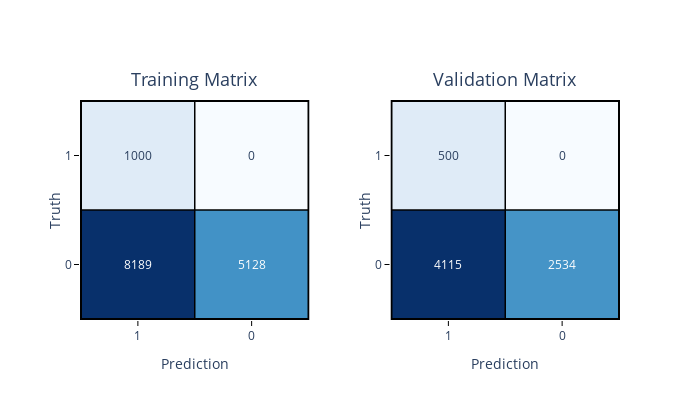

Notebook source saved alongside this figure:
### Code cell
from eppi_text_classification import binary_train_valid_confusion_plotly

binary_train_valid_confusion_plotly(
    y_train,
    y_train_pred,
    y_test,
    y_test_pred,
    postive_label="Included",
    negative_label="Excluded",
)

### Figure 1 — Plotly figure (JSON) as saved in the notebook; plotly's stock layout.template omitted (floating-point values rounded to 4 significant figures)
{"data": [{"colorscale": [[0, "rgb(247,251,255)"], [0.125, "rgb(222,235,247)"], [0.25, "rgb(198,219,239)"], [0.375, "rgb(158,202,225)"], [0.5, "rgb(107,174,214)"], [0.625, "rgb(66,146,198)"], [0.75, "rgb(33,113,181)"], [0.875, "rgb(8,81,156)"], [1, "rgb(8,48,107)"]], "hoverinfo": "text", "showscale": false, "text": [["Truth: Excluded<br>Prediction: Included<br>Total: 8189", "Truth: Excluded<br>Prediction: Excluded<br>Total: 5128"], ["Truth: Included<br>Prediction: Included<br>Total: 1000", "Truth: Included<br>Prediction: Excluded<br>Total: 0"]], "type": "heatmap", "x": ["0", "1"], "xaxis": "x", "y": ["0", "1"], "yaxis": "y", "z": [[8189, 5128], [1000, 0]]}, {"colorscale": [[0, "rgb(247,251,255)"], [0.125, "rgb(222,235,247)"], [0.25, "rgb(198,219,239)"], [0.375, "rgb(158,202,225)"], [0.5, "rgb(107,174,214)"], [0.625, "rgb(66,146,198)"], [0.75, "rgb(33,113,181)"], [0.875, "rgb(8,81,156)"], [1, "rgb(8,48,107)"]], "hoverinfo": "text", "showscale": false, "text": [["Truth: Excluded<br>Prediction: Included<br>Total: 4115", "Truth: Excluded<br>Prediction: Excluded<br>Total: 2534"], ["Truth: Included<br>Prediction: Included<br>Total: 500", "Truth: Included<br>Prediction: Excluded<br>Total: 0"]], "type": "heatmap", "x": ["0", "1"], "xaxis": "x2", "y": ["0", "1"], "yaxis": "y2", "z": [[4115, 2534], [500, 0]]}], "layout": {"annotations": [{"font": {"size": 18}, "showarrow": false, "text": "Training Matrix", "x": 0.2125, "xanchor": "center", "xref": "paper", "y": 1.03, "yanchor": "bottom", "yref": "paper"}, {"font": {"size": 18}, "showarrow": false, "text": "Validation Matrix", "x": 0.7875, "xanchor": "center", "xref": "paper", "y": 1.03, "yanchor": "bottom", "yref": "paper"}, {"font": {"color": "white"}, "showarrow": false, "text": "8189", "x": "0", "xref": "x", "y": "0", "yref": "y"}, {"font": {"color": "white"}, "showarrow": false, "text": "5128", "x": "1", "xref": "x", "y": "0", "yref": "y"}, {"font": {"color": "dark blue"}, "showarrow": false, "text": "1000", "x": "0", "xref": "x", "y": "1", "yref": "y"}, {"font": {"color": "dark blue"}, "showarrow": false, "text": "0", "x": "1", "xref": "x", "y": "1", "yref": "y"}, {"font": {"color": "white"}, "showarrow": false, "text": "4115", "x": "0", "xref": "x2", "y": "0", "yref": "y2"}, {"font": {"color": "white"}, "showarrow": false, "text": "2534", "x": "1", "xref": "x2", "y": "0", "yref": "y2"}, {"font": {"color": "dark blue"}, "showarrow": false, "text": "500", "x": "0", "xref": "x2", "y": "1", "yref": "y2"}, {"font": {"color": "dark blue"}, "showarrow": false, "text": "0", "x": "1", "xref": "x2", "y": "1", "yref": "y2"}], "autosize": false, "height": 400, "shapes": [{"line": {"color": "black", "width": 2}, "type": "rect", "x0": -0.5, "x1": 1.5, "xref": "x", "y0": -0.5, "y1": 1.5, "yref": "y"}, {"line": {"color": "black", "width": 1.5}, "type": "line", "x0": -0.5, "x1": 1.5, "xref": "x", "y0": 0.5, "y1": 0.5, "yref": "y"}, {"line": {"color": "black", "width": 1.5}, "type": "line", "x0": 0.5, "x1": 0.5, "xref": "x", "y0": -0.5, "y1": 1.5, "yref": "y"}, {"line": {"color": "black", "width": 2}, "type": "rect", "x0": -0.5, "x1": 1.5, "xref": "x2", "y0": -0.5, "y1": 1.5, "yref": "y2"}, {"line": {"color": "black", "width": 1.5}, "type": "line", "x0": -0.5, "x1": 1.5, "xref": "x2", "y0": 0.5, "y1": 0.5, "yref": "y2"}, {"line": {"color": "black", "width": 1.5}, "type": "line", "x0": 0.5, "x1": 0.5, "xref": "x2", "y0": -0.5, "y1": 1.5, "yref": "y2"}], "width": 700, "xaxis": {"anchor": "y", "domain": [0, 0.425], "mirror": true, "tickcolor": "black", "ticklen": 5, "tickmode": "array", "ticks": "outside", "ticktext": ["1", "0"], "tickvals": [0, 1], "tickwidth": 1, "title": {"text": "Prediction"}}, "xaxis2": {"anchor": "y2", "domain": [0.575, 1], "mirror": true, "tickcolor": "black", "ticklen": 5, "tickmode": "array", "ticks": "outside", "ticktext": ["1", "0"], "tickvals": [0, 1], "tickwidth": 1, "title": {"text": "Prediction"}}, "yaxis": {"anchor": "x", "domain": [0, 1], "mirror": true, "tickcolor": "black", "ticklen": 5, "tickmode": "array", "ticks": "outside", "ticktext": ["0", "1"], "tickvals": [0, 1], "tickwidth": 1, "title": {"standoff": 0.3, "text": "Truth"}}, "yaxis2": {"anchor": "x2", "domain": [0, 1], "mirror": true, "tickcolor": "black", "ticklen": 5, "tickmode": "array", "ticks": "outside", "ticktext": ["0", "1"], "tickvals": [0, 1], "tickwidth": 1, "title": {"standoff": 0.3, "text": "Truth"}}}}
